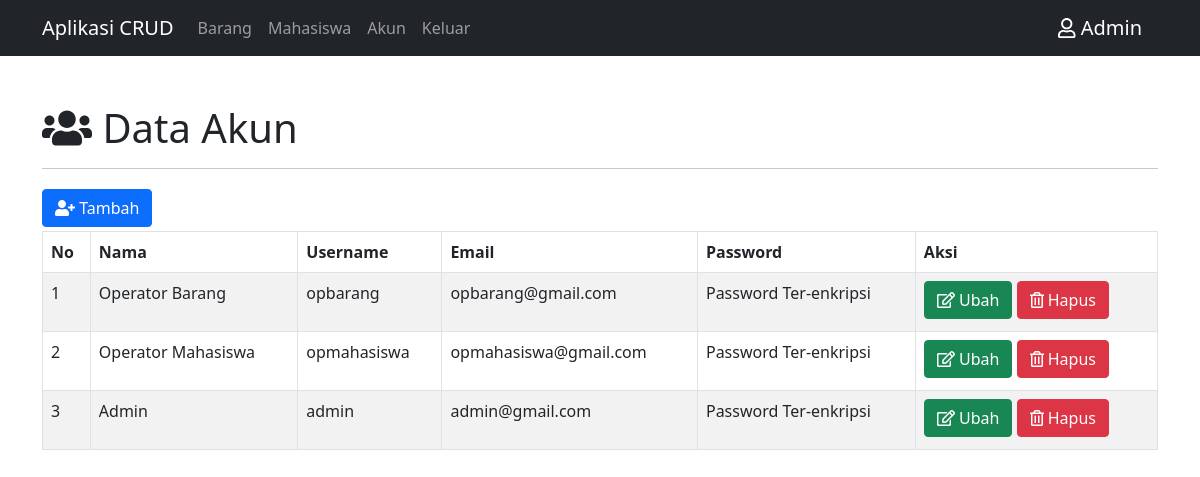
The page /crud-modal.php (signed in) on the database its author committed.
### tables this page shows
CREATE TABLE `akun` (
  `id_akun` int(11) NOT NULL,
  `nama` varchar(100) NOT NULL,
  `username` varchar(100) NOT NULL,
  `email` varchar(50) NOT NULL,
  `password` varchar(200) NOT NULL,
  `level` int(2) NOT NULL
);

### config/controller-mahasiswa.php (called while the page is built, shortened)
<?php
function select($query)
{
    global $db;
    $result = mysqli_query($db, $query);
    $rows = [];
    while ($row = mysqli_fetch_assoc($result)) {
        $rows[] = $row;
    }
    return $rows;
}

### crud-modal.php (the view, shortened to what this page needs)
<?php
include 'layout/header.php';
$data_akun = select("SELECT * FROM akun");
?>
<div class="container mt-5">
    <h1><i class="fas fa-users"></i> Data Akun</h1>
    <hr>
    <?php if ($_SESSION['level'] == 1) : ?>
        <button type="button" class="btn btn-primary mt-1 mb-1" data-bs-toggle="modal" data-bs-target="#modalTambah"><i class="fas fa-user-plus"></i> Tambah</button>
    <?php endif; ?>
    <table class="table table-bordered table-striped" mt-3 id="table">
        <thead>
            <tr>
                <th>No</th>
                <th>Nama</th>
                <th>Username</th>
                <th>Email</th>
                <th>Password</th>
                <th>Aksi</th>
            </tr>
        <tbody>
            <?php $no = 1; ?>
            <?php if ($_SESSION['level'] == 1) : ?>
                <?php foreach ($data_akun as $akun) : ?>
                    <tr>
                        <td><?= $no++; ?></td>
                        <td><?= $akun['nama']; ?></td>
                        <td><?= $akun['username']; ?></td>
                        <td><?= $akun['email']; ?></td>
                        <td>Password Ter-enkripsi</td>
                        <td class="center">
                            <button type="button" class="btn btn-success mb-1" data-bs-toggle="modal" data-bs-target="#modalUbah<?= $akun['id_akun'] ?>"=""><i class="far fa-edit"></i> Ubah</button>
                            <button type="button" class="btn btn-danger mb-1" data-bs-toggle="modal" data-bs-target="#modalHapus<?= $akun['id_akun']; ?>"><i class="far fa-trash-alt"></i> Hapus</button>
                        </td>
                    </tr>
                <?php endforeach; ?>
            <?php endif ?>
        </tbody>
        </thead>
    </table>
</div>
<?php include 'layout/footer.php';

### rows shown on the page
akun: nama "Operator Barang", username "opbarang", email "opbarang@gmail.com"
akun: nama "Operator Mahasiswa", username "opmahasiswa", email "opmahasiswa@gmail.com"
akun: nama "Admin", username "admin", email "admin@gmail.com"

### other values the page prints
$_SESSION['nama'] "Admin"
